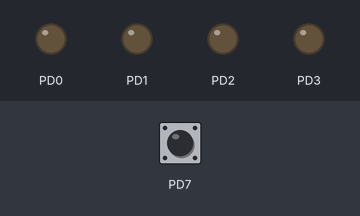
This program was run on a simulated ATmega328P, built with avr-gcc and emulated at 16 MHz. Shown: output pins drawn as LEDs (lit = HIGH). Inputs (shaded band) come from the test bench; at power-on: PD7 LOW.

Above: at 1.2 s.
1.3 s: PD7 pulsed HIGH 2 times (0.12 s each, 0.3 s apart)
At 1.54 s:
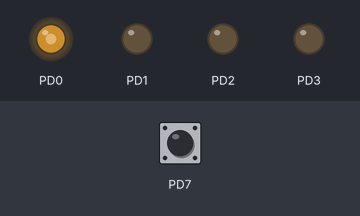
At 2.7 s:
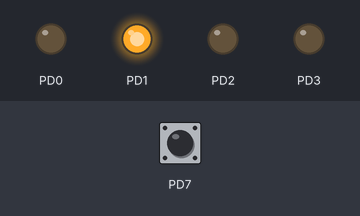
Timing chart, 0 to 4.3 s (numbered marks = the images above; inputs shaded):
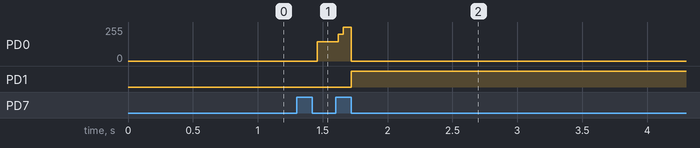

The program:

main.c
```c
/*
 * introducao.c
 *
 * Created: 11/04/2024 19:28:40
 * Author : Pedro Victor
 */

#define	F_CPU 16000000 // frequência do cristal oscilador externo

#include <avr/io.h>
#include <util/delay.h> //so funciona se definir a frenquencia do cristal

#define setbit(port,bit) port |= (1<<bit) //macro SETBIT
#define clearbit(port,bit) port &= ~(1<<bit) //macro CLEARBIT

int main(void){
	DDRD = 0b00001111;
	PORTD = 0;
	int c = 0;
    while (1) { //loop infinito
		/*PORTD = PORTD |(1 << 0); //SET BIT PD0
		// PORTD |= (1<<0);
		PORTD &= ~(1<<0); //CLEAR BIT PD0*/

		if((PIND&(1 << 7))){
			c++;
			while((PIND&(1 << 7))){}
		}else{
			PORTD &= ~(1 << 0);
		}

		if(c==1){
			PORTD |= (1 << 0);
		}
		if(c==2){
			PORTD |= (1 << 1);
		}
		if(c==3){
			PORTD &= ~(1<<0);
			PORTD &= ~(1<<1);
			c = 0;
		}
    }
	_delay_ms(200);
}
```

Measured:
- after the input at 1.3 s, PD0: 0/255 → 146/255 after 0.16 s, → 0/255 0.16 s later; PD1: LOW → HIGH after 0.42 s
